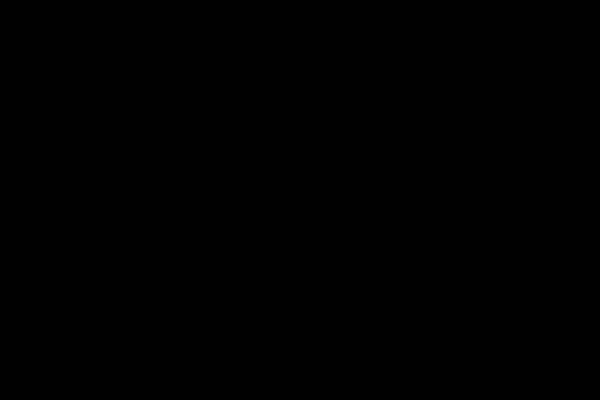
Frame 1 (no input)
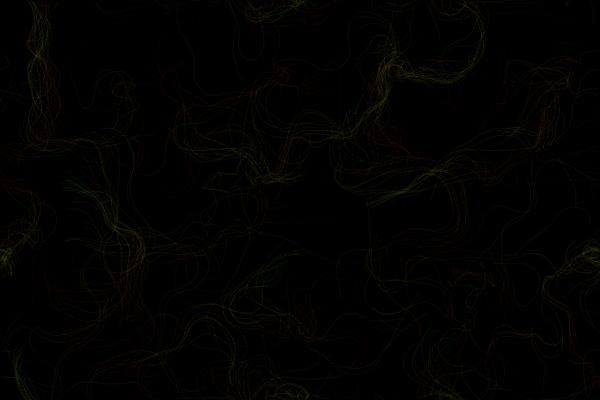
Frame 60 (no input)
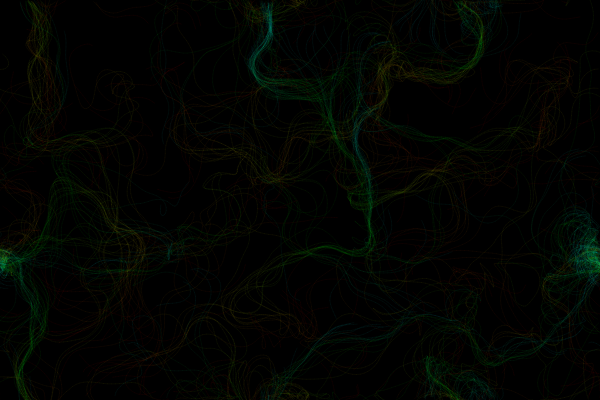
Frame 120 (the mouse pressed at the canvas centre since frame 60)

The p5.js sketch that drew these frames (run headless with seeded random() and noise() and a simulated clock; from frame 60 on, the mouse is pressed at the canvas centre):

// p5.js sketch
// ── sketch.js

var inc = 0.1;
var scl = 10;
var cols, rows;

var zoff = 0;

var fr;

var particles = [];

var flowfield;

function setup() {
  createCanvas(600, 400);
  cols = floor(width / scl);
  rows = floor(height / scl);
  fr = createP('');
colorMode(HSB, 255)

  flowfield = new Array(cols * rows);

  for (var i = 0; i < 300; i++) {
    particles[i] = new Particle();
  }
  background(0);
}

function draw() {
  var yoff = 0;
  for (var y = 0; y < rows; y++) {
    var xoff = 0;
    for (var x = 0; x < cols; x++) {
      var index = x + y * cols;
      var angle = noise(xoff, yoff, zoff) * TWO_PI * 4;
      var v = p5.Vector.fromAngle(angle);
      v.setMag(1);
      flowfield[index] = v;
      xoff += inc;
      stroke(0,50);
      // push();
      // translate(x * scl, y * scl);
      // rotate(v.heading());
      // strokeWeight(1);
      // line(0, 0, scl, 0);
      // pop();
    }
    yoff += inc;

    zoff += 0.0003;
  }

  for (var i = 0; i < particles.length; i++) {
    particles[i].follow(flowfield);
    particles[i].update();
    particles[i].edges();
    particles[i].show();
  }

  // fr.html(floor(frameRate()));
}

// ── particle.js
// Daniel Shiffman
// http://codingtra.in
// http://patreon.com/codingtrain
// Code for: https://youtu.be/BjoM9oKOAKY

class Particle {
  constructor() {
    this.pos = createVector(random(width), random(height));
    this.vel = createVector(0, 0);
    this.acc = createVector(0, 0);
    this.maxspeed = 4;
    this.prevPos = this.pos.copy();
    this.hue = 0
  }

  update() {
    this.vel.add(this.acc);
    this.vel.limit(this.maxspeed);
    this.pos.add(this.vel);
    this.acc.mult(0);
  }

  follow(vectors) {
    var x = floor(this.pos.x / scl);
    var y = floor(this.pos.y / scl);
    var index = x + y * cols;
    var force = vectors[index];
    this.applyForce(force);
  }

  applyForce(force) {
    this.acc.add(force);
  }

  show() {
    var col = int(map(this.pos.x, 0, 600, 0, 255))
  
    stroke(this.hue, 255, 255, 10);
    strokeWeight(1);
    this.hue+=1.1
    if(this.hue > 255) {
      this.hue=0
    }
    line(this.pos.x, this.pos.y, this.prevPos.x, this.prevPos.y);
    this.updatePrev();
  }

  updatePrev() {
    this.prevPos.x = this.pos.x;
    this.prevPos.y = this.pos.y;
  }

  edges() {
    if (this.pos.x > width) {
      this.pos.x = 0;
      this.updatePrev();
    }
    if (this.pos.x < 0) {
      this.pos.x = width;
      this.updatePrev();
    }
    if (this.pos.y > height) {
      this.pos.y = 0;
      this.updatePrev();
    }
    if (this.pos.y < 0) {
      this.pos.y = height;
      this.updatePrev();
    }

  }

}
